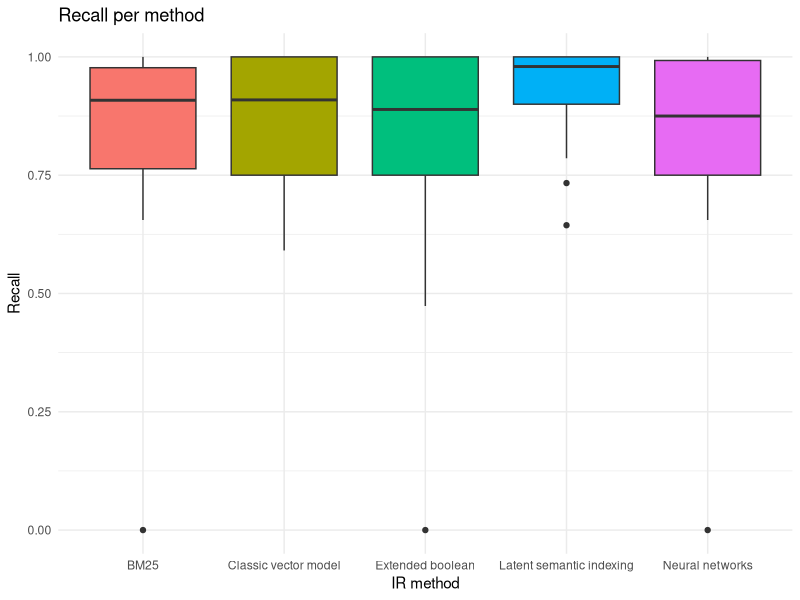

The R source for this figure:
#loading library
require("ggplot2")

# selecting the current directory
setwd("/Users/tassiovale/Dropbox/PhD Thesis/spltrac/experiment/results/")

# read csv file
data <- read.csv("2017-07-15_10h37m_output.csv")

chart <- ggplot(data=data, aes(x=method, y=recall, fill=method)) +
    geom_boxplot() +
    theme_minimal() +
    ggtitle("Recall per method") +
    labs(x="IR method", y="Recall") +
    scale_fill_discrete(guide=FALSE)

ggsave("2017-07-15_10h37m_recall_chart.eps")